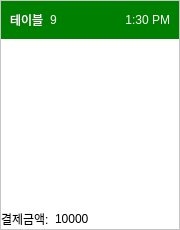
<?xml version="1.0" encoding="UTF-8"?>
<ui version="4.0">
 <class>Form</class>
 <widget class="QWidget" name="Form">
  <property name="geometry">
   <rect>
    <x>0</x>
    <y>0</y>
    <width>180</width>
    <height>230</height>
   </rect>
  </property>
  <property name="sizePolicy">
   <sizepolicy hsizetype="Preferred" vsizetype="Preferred">
    <horstretch>0</horstretch>
    <verstretch>0</verstretch>
   </sizepolicy>
  </property>
  <property name="minimumSize">
   <size>
    <width>180</width>
    <height>230</height>
   </size>
  </property>
  <property name="maximumSize">
   <size>
    <width>180</width>
    <height>230</height>
   </size>
  </property>
  <property name="windowTitle">
   <string>Form</string>
  </property>
  <property name="styleSheet">
   <string notr="true"/>
  </property>
  <layout class="QVBoxLayout" name="verticalLayout_2">
   <property name="leftMargin">
    <number>0</number>
   </property>
   <property name="topMargin">
    <number>0</number>
   </property>
   <property name="rightMargin">
    <number>0</number>
   </property>
   <property name="bottomMargin">
    <number>0</number>
   </property>
   <item>
    <widget class="QFrame" name="frame">
     <property name="sizePolicy">
      <sizepolicy hsizetype="Preferred" vsizetype="Preferred">
       <horstretch>0</horstretch>
       <verstretch>0</verstretch>
      </sizepolicy>
     </property>
     <property name="styleSheet">
      <string notr="true">background-color:white;</string>
     </property>
     <property name="frameShape">
      <enum>QFrame::StyledPanel</enum>
     </property>
     <property name="frameShadow">
      <enum>QFrame::Raised</enum>
     </property>
     <layout class="QVBoxLayout" name="verticalLayout_3">
      <property name="leftMargin">
       <number>0</number>
      </property>
      <property name="topMargin">
       <number>0</number>
      </property>
      <property name="rightMargin">
       <number>0</number>
      </property>
      <property name="bottomMargin">
       <number>0</number>
      </property>
      <item>
       <widget class="QWidget" name="widget" native="true">
        <property name="styleSheet">
         <string notr="true">background-color: green;
color: white;</string>
        </property>
        <layout class="QHBoxLayout" name="horizontalLayout_3">
         <item>
          <layout class="QHBoxLayout" name="horizontalLayout">
           <item>
            <widget class="QLabel" name="label">
             <property name="text">
              <string>테이블</string>
             </property>
            </widget>
           </item>
           <item>
            <widget class="QLabel" name="table_num">
             <property name="sizePolicy">
              <sizepolicy hsizetype="Preferred" vsizetype="Preferred">
               <horstretch>1</horstretch>
               <verstretch>0</verstretch>
              </sizepolicy>
             </property>
             <property name="text">
              <string>9</string>
             </property>
            </widget>
           </item>
          </layout>
         </item>
         <item>
          <spacer name="horizontalSpacer_3">
           <property name="orientation">
            <enum>Qt::Horizontal</enum>
           </property>
           <property name="sizeHint" stdset="0">
            <size>
             <width>40</width>
             <height>20</height>
            </size>
           </property>
          </spacer>
         </item>
         <item>
          <widget class="QLabel" name="first_order_time">
           <property name="font">
            <font>
             <pointsize>9</pointsize>
            </font>
           </property>
           <property name="text">
            <string>1:30 PM</string>
           </property>
           <property name="alignment">
            <set>Qt::AlignRight|Qt::AlignTrailing|Qt::AlignVCenter</set>
           </property>
          </widget>
         </item>
        </layout>
       </widget>
      </item>
      <item>
       <layout class="QHBoxLayout" name="horizontalLayout_2">
        <item>
         <layout class="QVBoxLayout" name="order_layout"/>
        </item>
        <item>
         <spacer name="horizontalSpacer_2">
          <property name="orientation">
           <enum>Qt::Horizontal</enum>
          </property>
          <property name="sizeHint" stdset="0">
           <size>
            <width>40</width>
            <height>20</height>
           </size>
          </property>
         </spacer>
        </item>
       </layout>
      </item>
      <item>
       <spacer name="verticalSpacer">
        <property name="orientation">
         <enum>Qt::Vertical</enum>
        </property>
        <property name="sizeType">
         <enum>QSizePolicy::Fixed</enum>
        </property>
        <property name="sizeHint" stdset="0">
         <size>
          <width>18</width>
          <height>0</height>
         </size>
        </property>
       </spacer>
      </item>
      <item>
       <spacer name="verticalSpacer_2">
        <property name="orientation">
         <enum>Qt::Vertical</enum>
        </property>
        <property name="sizeHint" stdset="0">
         <size>
          <width>13</width>
          <height>92</height>
         </size>
        </property>
       </spacer>
      </item>
      <item>
       <layout class="QHBoxLayout" name="horizontalLayout_5">
        <item>
         <layout class="QHBoxLayout" name="horizontalLayout_4">
          <item>
           <widget class="QLabel" name="label_6">
            <property name="text">
             <string>결제금액:</string>
            </property>
           </widget>
          </item>
          <item>
           <widget class="QLabel" name="total_amount">
            <property name="text">
             <string>10000</string>
            </property>
           </widget>
          </item>
         </layout>
        </item>
        <item>
         <spacer name="horizontalSpacer">
          <property name="orientation">
           <enum>Qt::Horizontal</enum>
          </property>
          <property name="sizeHint" stdset="0">
           <size>
            <width>40</width>
            <height>20</height>
           </size>
          </property>
         </spacer>
        </item>
       </layout>
      </item>
     </layout>
    </widget>
   </item>
  </layout>
 </widget>
 <resources/>
 <connections/>
</ui>
